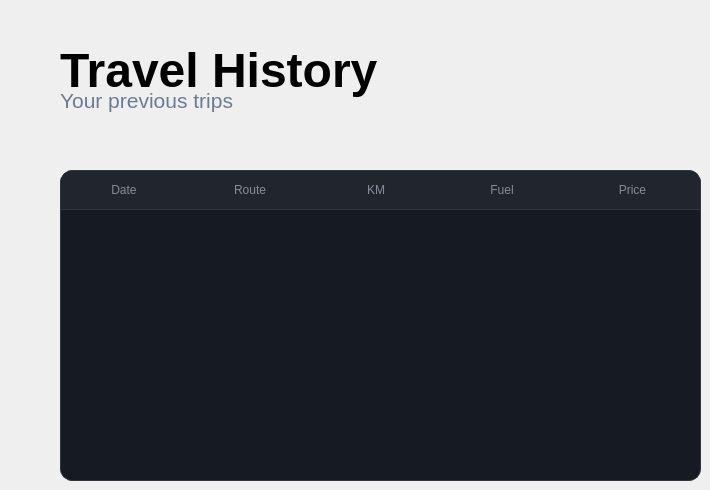
       <widget class="QWidget" name="travelHistoryPage">
        <widget class="QLabel" name="travelCostCalculatorLabel_4">
         <property name="geometry">
          <rect>
           <x>60</x>
           <y>40</y>
           <width>431</width>
           <height>61</height>
          </rect>
         </property>
         <property name="font">
          <font>
           <pointsize>36</pointsize>
           <bold>true</bold>
          </font>
         </property>
         <property name="text">
          <string>Travel History</string>
         </property>
        </widget>
        <widget class="QTableWidget" name="tableWidget">
         <property name="geometry">
          <rect>
           <x>60</x>
           <y>170</y>
           <width>641</width>
           <height>311</height>
          </rect>
         </property>
         <property name="styleSheet">
          <string notr="true">/* 1. Užapvaliname patį lentelės rėmą */
QTableWidget {
    background-color: #161b22;
    border: 1px solid #30363d;
    border-radius: 12px; /* Pagrindinis apvalumas */
    gridline-color: transparent;
}

/* 2. LABAI SVARBU: Užapvaliname pačią antraščių juostą */
QHeaderView {
    background-color: transparent;
}

/* 3. Štai čia dingsta tie smailūs kampai! */
/* Mes pasakome, kad pirmas antraštės langelis kairėje ir paskutinis dešinėje turi būti apvalūs */
QHeaderView::section:horizontal:first {
    border-top-left-radius: 11px;
}

QHeaderView::section:horizontal:last {
    border-top-right-radius: 11px;
}

/* 4. Sutvarkome pačių antraščių stilių, kad jos neturėtų savo bjaurių rėmelių */
QHeaderView::section {
    background-color: #21262d;
    color: #848d97;
    padding: 10px;
    border: none;
    border-bottom: 1px solid #30363d;
}</string>
         </property>
         <attribute name="horizontalHeaderDefaultSectionSize">
          <number>126</number>
         </attribute>
         <attribute name="horizontalHeaderHighlightSections">
          <bool>true</bool>
         </attribute>
         <attribute name="horizontalHeaderShowSortIndicator" stdset="0">
          <bool>false</bool>
         </attribute>
         <attribute name="horizontalHeaderStretchLastSection">
          <bool>true</bool>
         </attribute>
         <column>
          <property name="text">
           <string>Date</string>
          </property>
         </column>
         <column>
          <property name="text">
           <string>Route</string>
          </property>
         </column>
         <column>
          <property name="text">
           <string>KM</string>
          </property>
         </column>
         <column>
          <property name="text">
           <string>Fuel</string>
          </property>
         </column>
         <column>
          <property name="text">
           <string>Price</string>
          </property>
         </column>
        </widget>
        <widget class="QLabel" name="travelCostCalculatorLabel_5">
         <property name="geometry">
          <rect>
           <x>60</x>
           <y>70</y>
           <width>431</width>
           <height>61</height>
          </rect>
         </property>
         <property name="font">
          <font>
           <pointsize>16</pointsize>
           <bold>false</bold>
          </font>
         </property>
         <property name="styleSheet">
          <string notr="true">QLabel {
	color: #687c94; 
}</string>
         </property>
         <property name="text">
          <string>Your previous trips</string>
         </property>
        </widget>
       </widget>
